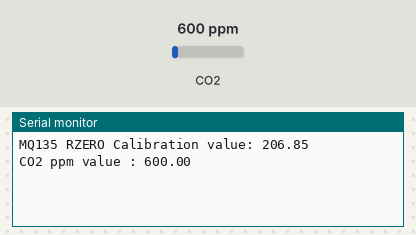
Bench run of a sketch on a simulated Arduino Uno, built with avr-gcc and run on an emulated ATmega328P. On the bench: the last lines printed to the serial monitor. Inputs (shaded band) come from the test bench; at power-on: CO2 600 ppm.

Above: at 4.2 s.
4.3 s: CO2 set to 452 ppm
At 5.6 s:
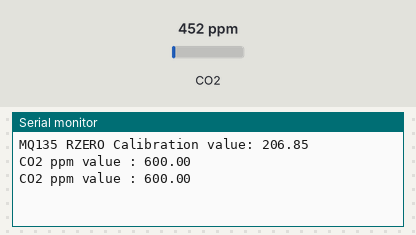
5.8 s: CO2 set to 1050 ppm
At 6.6 s:
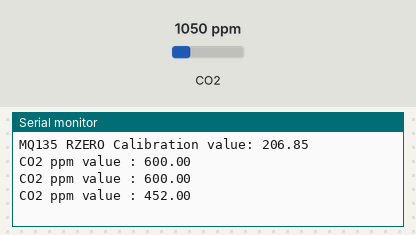
Timing chart, 0 to 8.8 s (numbered marks = the images above; inputs shaded):
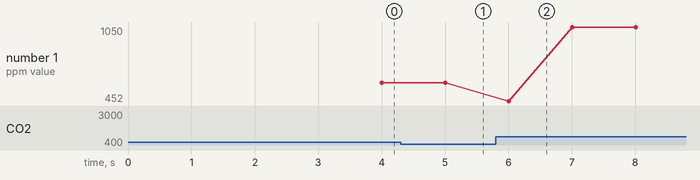

The sketch:

MQ135.ino
```cpp
#include "MQ135.h"

#define ANALOGPIN A0
#define RZERO 206.85

MQ135 gasSensor = MQ135(ANALOGPIN);

void setup() {
  Serial.begin(9600);
  delay(3000);
  Serial.print("MQ135 RZERO Calibration value: ");
  Serial.println(RZERO);

}

void loop() {
  float ppm = gasSensor.getPPM();
  delay(1000);
  Serial.print("CO2 ppm value : ");
  Serial.println(ppm);

}
```

Measured:
- plotted number 1: 600 → 1050 after the input at 5.8 s
